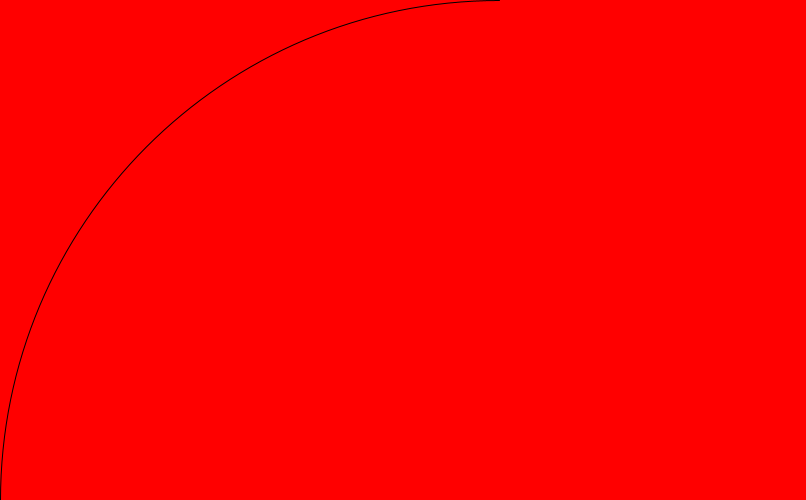
Frame 1 (no input)
Frame 60 (the mouse pressed at the canvas centre just before this capture): identical to frame 1, image omitted
Frame 120 (the mouse held since frame 60 and released just before this capture): identical to frame 1, image omitted

The Processing sketch that drew this single still picture (run headless with seeded random() and noise(); from frame 60 on, the mouse is pressed at the canvas centre):

// Processing sketch: fibonacciSpiral
// ── fibonacciSpiral.pde
int hue = 0 ;
ArrayList<PVector> origin ;

void setup() {
  size(806, 500) ;
  origin = new ArrayList<PVector>() ;
  float windowX = float(width) ;
  float windowY = float(height) ;
  origin.add(new PVector(windowX, windowY)) ;
  colorMode(HSB, 360, 100, 100) ;
}

void draw() {
  pushMatrix() ;
  for(int i = 0 ; i < origin.size() -1 ; i++) {
    float x = origin.get(i).x ;
    translate(x, 0) ;
    rotate(HALF_PI) ;
  }
  noStroke() ;
  fill(hue, 100, 100) ;
  float xLength = origin.get(origin.size() - 1).x ;
  float yLength = origin.get(origin.size() - 1).y ;
  rect(0, 0, xLength, yLength) ;
  PVector reference = new PVector(yLength, yLength) ;
  stroke(0, 0, 0) ;
  arc(reference.x, reference.y, 2 * reference.y, 2 * reference.y, PI, PI + HALF_PI) ;
  popMatrix() ;
}

void keyPressed() {
  if(key == CODED) {
    if(keyCode == RIGHT) {
      hue = (hue + 60) % 360 ;
      PVector current = origin.get(origin.size() - 1) ;
      origin.add(new PVector(current.y, current.y / 1.618)) ;
    }
    if(keyCode == LEFT) {
      if(origin.size() > 1) origin.remove(origin.size() - 1) ;
    }
  }
}
